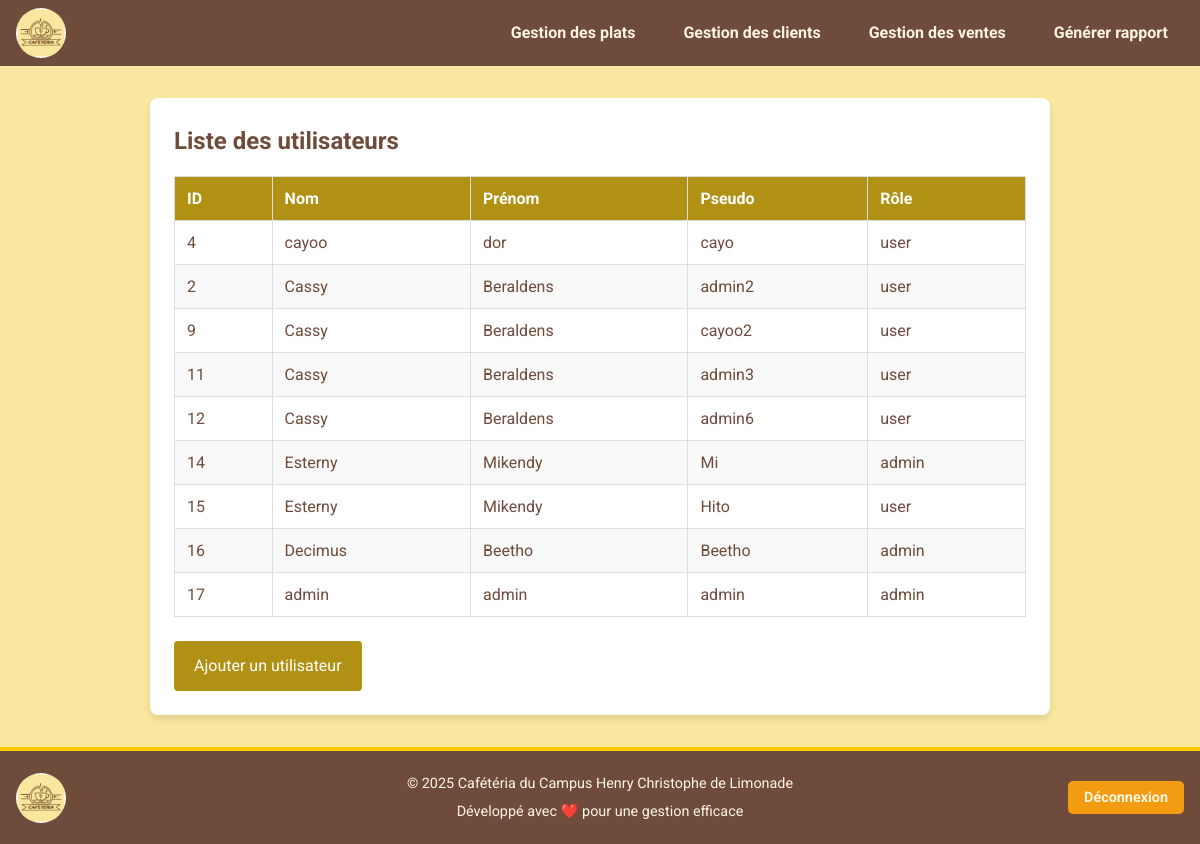
Screenshot of /utilisateurs/index.php with the database file from the repository.
### tables this page shows
CREATE TABLE IF NOT EXISTS `utilisateurs` (
  `id` int NOT NULL AUTO_INCREMENT,
  `nom` varchar(255) NOT NULL,
  `prenom` varchar(255) NOT NULL,
  `pseudo` varchar(100) NOT NULL,
  `mot_de_passe` varchar(255) NOT NULL,
  `role` enum('admin','user','','') NOT NULL,
  PRIMARY KEY (`id`),
  UNIQUE KEY `pseudo` (`pseudo`)
);

### utilisateurs/index.php (the view, shortened to what this page needs)
<?php
require_once('../config/config.php');
include '../assets/menu.php';
$stmt = $pdo->query("SELECT * FROM utilisateurs");
$utilisateurs = $stmt->fetchAll(PDO::FETCH_ASSOC);
?>
<!DOCTYPE html>
<html lang="fr">
<head>
    <link rel="stylesheet" href="../assets/css/style.css">
</head>
<body>
    <div class="container">
        <h2 class="section-title">Liste des utilisateurs</h2>
        <table class="styled-table">
            <thead>
                <tr>
                    <th>ID</th>
                    <th>Nom</th>
                    <th>Prénom</th>
                    <th>Pseudo</th>
                    <th>Rôle</th>
                </tr>
            </thead>
            <tbody>
                <?php foreach ($utilisateurs as $utilisateur): ?>
                    <tr>
                        <td><?= htmlspecialchars($utilisateur['id']) ?></td>
                        <td><?= htmlspecialchars($utilisateur['nom']) ?></td>
                        <td><?= htmlspecialchars($utilisateur['prenom']) ?></td>
                        <td><?= htmlspecialchars($utilisateur['pseudo']) ?></td>
                        <td><?= htmlspecialchars($utilisateur['role']) ?></td>
                    </tr>
                <?php endforeach; ?>
            </tbody>
        </table>
        <a href="add.php" class="btn-primary">Ajouter un utilisateur</a>
    </div>
    <?php include '../assets/footer.php'; ?>
</body>
</html>

### assets/menu.php (shortened to what this page needs)
<?php
$currentPage = basename(dirname($_SERVER['SCRIPT_NAME']));
?>
<nav class="navbar">
    <div class="navbar-container">
        <a href="../app/index.php" class="logo">
            <img src="../assets/images/logo_cafe_.jpg" alt="Logo" class="navbar-logo">
        </a>
        <ul class="navbar-links">
            <li><a href="../plats/index.php" class="<?php if ($currentPage == 'plats') echo 'active'; ?>">Gestion des plats</a></li>
            <li><a href="../clients/index.php" class="<?php if ($currentPage == 'clients') echo 'active'; ?>">Gestion des clients</a></li>
            <li><a href="../ventes/index.php" class="<?php if ($currentPage == 'ventes') echo 'active'; ?>">Gestion des ventes</a></li>
            <li><a href="../rapports/index.php" class="<?php if ($currentPage == 'rapports') echo 'active'; ?>">Générer rapport</a></li>
        </ul>
    </div>
</nav>

### assets/footer.php (shortened to what this page needs)
<footer class="main-footer">
    <div class="footer-container">
        <div class="footer-logo">
            <img src="../assets/images/logo_cafe_.jpg" alt="Logo" class="footer-logo-img">
        </div>
        <div class="footer-text">
            <p>&copy; <?= date('Y'); ?> Cafétéria du Campus Henry Christophe de Limonade</p>
            <p>Développé avec ❤️ pour une gestion efficace</p>
        </div>
        <div class="footer-link">
            <a href="../auth/logout.php" class="logout-link">Déconnexion</a>
        </div>
    </div>
</footer>

### assets/css/style.css (style rules this page uses)
* { margin: 0; padding: 0; box-sizing: border-box; }
body { font-family: 'Reddit Mono', Arial, sans-serif; background-color: #f0f2f5; color: #333; line-height: 1.6; }
.container { max-width: 800px; margin: 50px auto; background: #ffffff; padding: 20px; border-radius: 12px; box-shadow: 0 4px 6px rgba(0, 0, 0, 0.1); }

### assets/menu.php (style rules this page uses)
.navbar { display: flex; justify-content: space-between; align-items: center; background-color: #6E4B3A; padding: 0.5rem 1rem; }
.navbar-container { display: flex; width: 100%; justify-content: space-between; align-items: center; }
.logo { flex-shrink: 0; }
.navbar-logo { height: 50px; width: auto; border-radius: 50%; }
.navbar-links { display: flex; list-style: none; margin: 0; padding: 0; gap: 1rem; }
.navbar-links li { margin: 0; }
.navbar-links a { text-decoration: none; color: #FFF5E1; font-weight: bold; padding: 0.5rem 1rem; border-radius: 4px; transition: background-color 0.3s ease, color 0.3s ease; }

### assets/footer.php (style rules this page uses)
.main-footer { background-color: #6E4B3A; color: #FFF5E1; padding: 1rem 0; font-size: 0.9rem; border-top: 4px solid #FFCC00; }
.footer-container { display: flex; justify-content: space-between; align-items: center; max-width: 1200px; margin: 0 auto; padding: 0 1rem; text-align: center; flex-wrap: wrap; }
.footer-logo { flex: 1; text-align: left; }
.footer-logo-img { height: 50px; width: auto; border-radius: 50%; }
.footer-text { flex: 2; text-align: center; }
.footer-text p { margin: 5px 0; }
.footer-link { flex: 1; text-align: right; }
.logout-link { color: #FFF5E1; text-decoration: none; font-weight: bold; background-color: #F39C12; padding: 0.5rem 1rem; border-radius: 5px; transition: background-color 0.3s ease, color 0.3s ease; }

### utilisateurs/index.php (style rules this page uses)
body { font-family: 'Roboto', sans-serif; background: #F9E79F; color: #6E4B3A; margin: 0; padding: 0; }
.container { margin: 2rem auto; max-width: 900px; background-color: #fff; padding: 1.5rem; border-radius: 8px; box-shadow: 0 4px 6px rgba(0, 0, 0, 0.1); }
.section-title { color: #6E4B3A; margin-bottom: 1rem; text-align: left; }
.styled-table { width: 100%; border-collapse: collapse; margin-bottom: 1.5rem; }
.styled-table th, .styled-table td { border: 1px solid #ddd; padding: 0.75rem; text-align: left; }
.styled-table th { background-color: rgb(177, 145, 20); color: #fff; }
.styled-table tr:nth-child(even) { background-color: #f9f9f9; }
.btn-primary { display: inline-block; padding: 0.75rem 1.25rem; background-color: rgb(177, 145, 20); color: #fff; text-decoration: none; border-radius: 4px; transition: background-color 0.3s ease; }

### rows the page displays
utilisateurs: id "4", nom "cayoo", prenom "dor", pseudo "cayo", role "user"
utilisateurs: id "2", nom "Cassy", prenom "Beraldens", pseudo "admin2", role "user"
utilisateurs: id "9", nom "Cassy", prenom "Beraldens", pseudo "cayoo2", role "user"
utilisateurs: id "11", nom "Cassy", prenom "Beraldens", pseudo "admin3", role "user"
utilisateurs: id "12", nom "Cassy", prenom "Beraldens", pseudo "admin6", role "user"
utilisateurs: id "14", nom "Esterny", prenom "Mikendy", pseudo "Mi", role "admin"
utilisateurs: id "15", nom "Esterny", prenom "Mikendy", pseudo "Hito", role "user"
utilisateurs: id "16", nom "Decimus", prenom "Beetho", pseudo "Beetho", role "admin"
utilisateurs: id "17", nom "admin", prenom "admin", pseudo "admin", role "admin"
